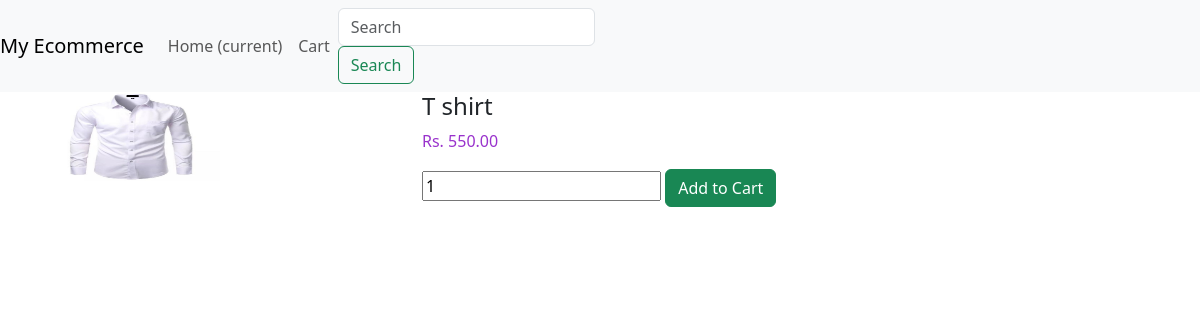
/product/1/, run on the app's committed database.
### catalog/models.py (models this page shows, shortened)
class Product(models.Model):
    name = models.CharField(max_length=255)
    price = models.DecimalField(max_digits=10,decimal_places=2)
    category = models.ForeignKey(Category,on_delete=models.CASCADE)
    photo = models.FileField(upload_to='uploads/')

### catalog/views.py (the view)
# urls.py: path('product/<int:id>/',views.product_detail,name="product_detail"),
def product_detail(request,id):
    product= Product.objects.get(id=id)
    return render(request,'product_detail.html',{'product':product})

### catalog/templates/product_detail.html (shortened to what this page needs)
{% extends "base.html" %}
{% block detail %}
<div class="container">
    <div class="row">
        <div class="col-md-4">
            <img src="{{product.photo.url}}" alt="{{product.name}}" style="width: 50%; height:50%; text-align: center  ;" >
        </div>
        <div class="col-md-8">
            <p class="h4">{{product.name}} </p>
            <p style="color:darkorchid"> Rs. {{product.price}} </p>
            <form method="post" action="/add/to/cart/{{product.id}}/">
                <input type="number" name="quantity" id="quantity" placeholder="Add quantity" value="1">
                <input type="submit" class="btn btn-success" value="Add to Cart">
            </form>
        </div>
    </div>
</div>
{% endblock %}

### data on the page
Product: photo (picture), name "T shirt", price "550.00"
